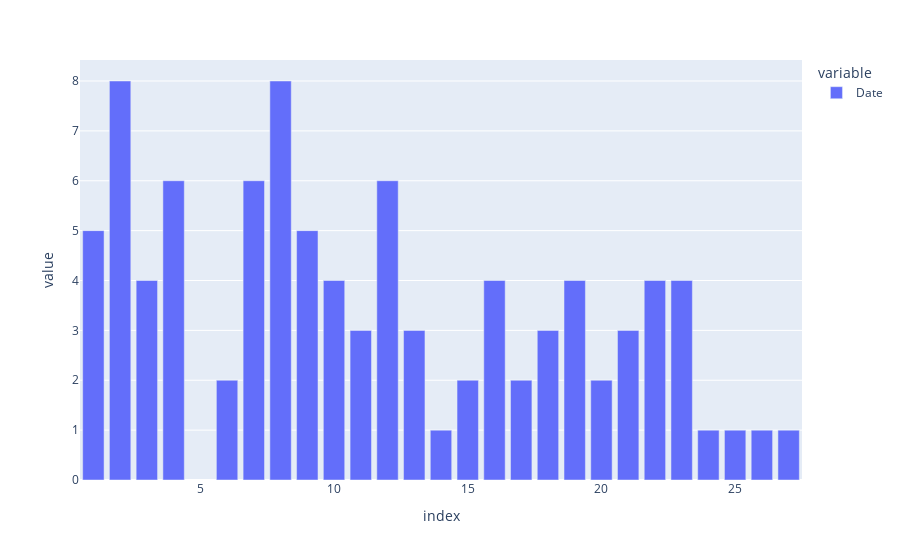

Source (notebook cell):
### Code cell
px.bar(df[(df['Date'].dt.year==2009) & (df['Date'].dt.month==2)]['Date'].dt.day.value_counts().sort_index())

### Figure 1 — Plotly figure (JSON) as saved in the notebook; plotly's stock layout.template omitted (floating-point values rounded to 4 significant figures)
{"data": [{"alignmentgroup": "True", "hovertemplate": "variable=Date<br>index=%{x}<br>value=%{y}<extra></extra>", "legendgroup": "Date", "marker": {"color": "#636efa", "pattern": {"shape": ""}}, "name": "Date", "offsetgroup": "Date", "orientation": "v", "showlegend": true, "textposition": "auto", "type": "bar", "x": [1, 2, 3, 4, 6, 7, 8, 9, 10, 11, 12, 13, 14, 15, 16, 17, 18, 19, 20, 21, 22, 23, 24, 25, 26, 27], "xaxis": "x", "y": [5, 8, 4, 6, 2, 6, 8, 5, 4, 3, 6, 3, 1, 2, 4, 2, 3, 4, 2, 3, 4, 4, 1, 1, 1, 1], "yaxis": "y"}], "layout": {"barmode": "relative", "legend": {"title": {"text": "variable"}, "tracegroupgap": 0}, "margin": {"t": 60}, "xaxis": {"anchor": "y", "domain": [0, 1], "title": {"text": "index"}}, "yaxis": {"anchor": "x", "domain": [0, 1], "title": {"text": "value"}}}}
